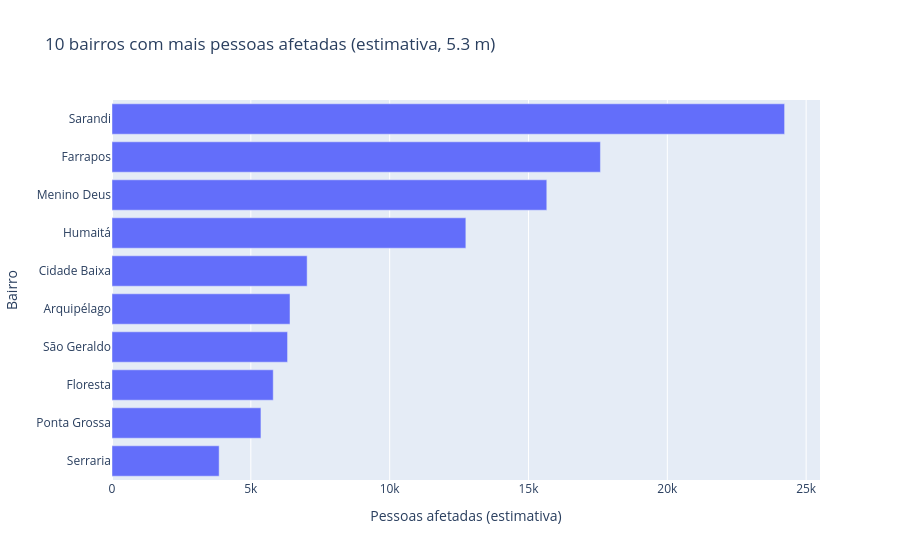

The notebook cell this image was saved under:
### Markdown cell above
### Gráfico 2: bairros com maior percentual de prédios afetados (5,3 m)

Com o Guaíba em 5,3 m, a simulação estima que seis bairros (Navegantes, Anchieta, Arquipélago, Praia de Belas, Humaitá e Farrapos) tenham todos os prédios afetados, e que outros quatro tenham entre 60% e 91%. Como vários bairros empatam em 100%, a ordem entre eles não indica diferença de impacto. O percentual é um número inteiro arredondado.

### Code cell
top10_pop = (df_limpo[df_limpo["nivel_m"] == NIVEL]
             .sort_values("affected_population", ascending=False)
             .head(10))

fig = px.bar(top10_pop, x="affected_population", y="bairro", orientation="h",
             title=f"10 bairros com mais pessoas afetadas (estimativa, {NIVEL} m)",
             labels={"affected_population": "Pessoas afetadas (estimativa)", "bairro": "Bairro"})
fig.update_yaxes(autorange="reversed")
fig.show()

### Figure 1 — Plotly figure (JSON) as saved in the notebook; plotly's stock layout.template omitted (floating-point values rounded to 4 significant figures)
{"data": [{"hovertemplate": "Pessoas afetadas (estimativa)=%{x}<br>Bairro=%{y}<extra></extra>", "legendgroup": "", "marker": {"color": "#636efa", "pattern": {"shape": ""}}, "name": "", "orientation": "h", "showlegend": false, "textposition": "auto", "type": "bar", "x": [24220.0, 17590.0, 15660.0, 12740.0, 7028.0, 6411.0, 6323.0, 5807.0, 5364.0, 3859.0], "xaxis": "x", "y": ["Sarandi", "Farrapos", "Menino Deus", "Humaitá", "Cidade Baixa", "Arquipélago", "São Geraldo", "Floresta", "Ponta Grossa", "Serraria"], "yaxis": "y"}], "layout": {"barmode": "relative", "legend": {"tracegroupgap": 0}, "title": {"text": "10 bairros com mais pessoas afetadas (estimativa, 5.3 m)"}, "xaxis": {"anchor": "y", "domain": [0, 1], "title": {"text": "Pessoas afetadas (estimativa)"}}, "yaxis": {"anchor": "x", "autorange": "reversed", "domain": [0, 1], "title": {"text": "Bairro"}}}}
